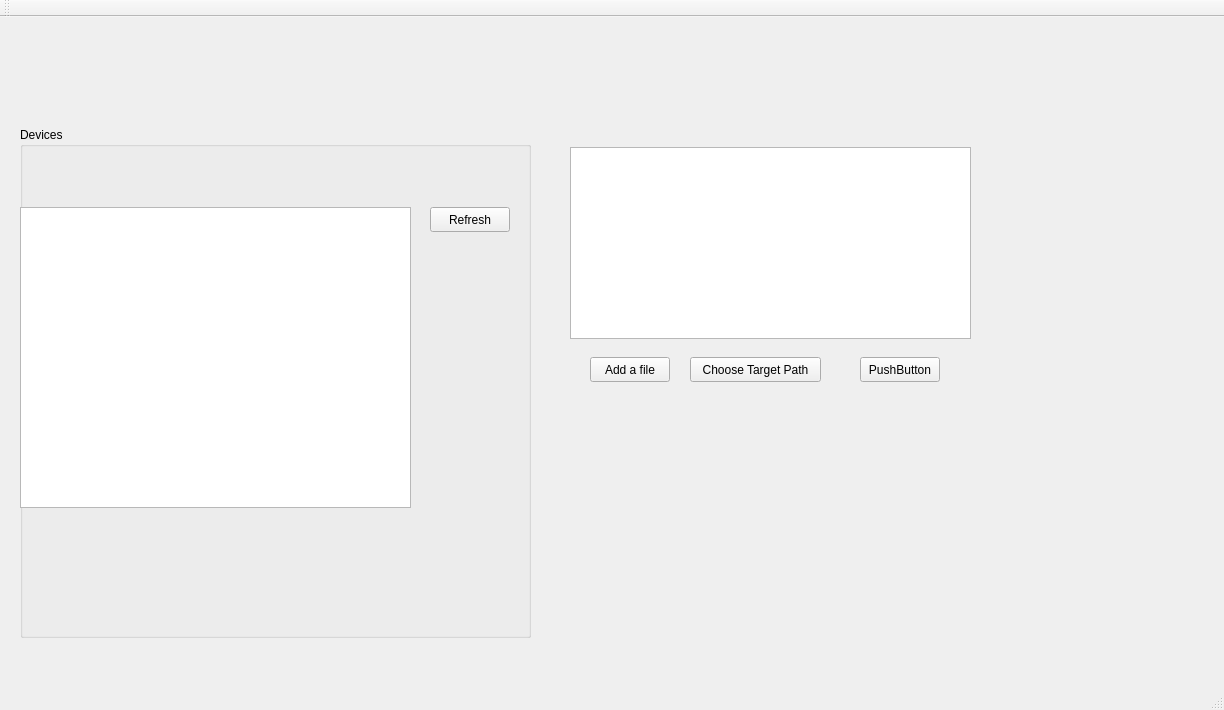
<?xml version="1.0" encoding="UTF-8"?>
<ui version="4.0">
 <class>MainWindow</class>
 <widget class="QMainWindow" name="MainWindow">
  <property name="geometry">
   <rect>
    <x>0</x>
    <y>0</y>
    <width>1224</width>
    <height>710</height>
   </rect>
  </property>
  <property name="windowTitle">
   <string>MainWindow</string>
  </property>
  <widget class="QWidget" name="centralWidget">
   <widget class="QGroupBox" name="groupBox">
    <property name="geometry">
     <rect>
      <x>20</x>
      <y>110</y>
      <width>511</width>
      <height>511</height>
     </rect>
    </property>
    <property name="title">
     <string>Devices</string>
    </property>
    <widget class="QListWidget" name="DeviceList">
     <property name="geometry">
      <rect>
       <x>0</x>
       <y>80</y>
       <width>391</width>
       <height>301</height>
      </rect>
     </property>
    </widget>
    <widget class="QPushButton" name="RefreshBtn">
     <property name="geometry">
      <rect>
       <x>410</x>
       <y>80</y>
       <width>80</width>
       <height>25</height>
      </rect>
     </property>
     <property name="text">
      <string>Refresh</string>
     </property>
    </widget>
   </widget>
   <widget class="QListWidget" name="fileList">
    <property name="geometry">
     <rect>
      <x>570</x>
      <y>130</y>
      <width>401</width>
      <height>192</height>
     </rect>
    </property>
   </widget>
   <widget class="QPushButton" name="AddBtn">
    <property name="geometry">
     <rect>
      <x>590</x>
      <y>340</y>
      <width>80</width>
      <height>25</height>
     </rect>
    </property>
    <property name="text">
     <string>Add a file</string>
    </property>
   </widget>
   <widget class="QPushButton" name="TargetPathBtn">
    <property name="geometry">
     <rect>
      <x>690</x>
      <y>340</y>
      <width>131</width>
      <height>25</height>
     </rect>
    </property>
    <property name="text">
     <string>Choose Target Path</string>
    </property>
   </widget>
   <widget class="QPushButton" name="pushButton_4">
    <property name="geometry">
     <rect>
      <x>860</x>
      <y>340</y>
      <width>80</width>
      <height>25</height>
     </rect>
    </property>
    <property name="text">
     <string>PushButton</string>
    </property>
   </widget>
  </widget>
  <widget class="QMenuBar" name="menuBar">
   <property name="geometry">
    <rect>
     <x>0</x>
     <y>0</y>
     <width>1224</width>
     <height>25</height>
    </rect>
   </property>
  </widget>
  <widget class="QToolBar" name="mainToolBar">
   <attribute name="toolBarArea">
    <enum>TopToolBarArea</enum>
   </attribute>
   <attribute name="toolBarBreak">
    <bool>false</bool>
   </attribute>
  </widget>
  <widget class="QStatusBar" name="statusBar"/>
 </widget>
 <layoutdefault spacing="6" margin="11"/>
 <resources/>
 <connections/>
</ui>
